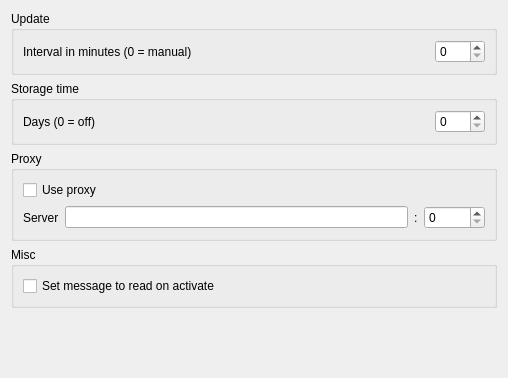
<?xml version="1.0" encoding="UTF-8"?>
<ui version="4.0">
 <class>FeedReaderConfig</class>
 <widget class="QWidget" name="FeedReaderConfig">
  <property name="geometry">
   <rect>
    <x>0</x>
    <y>0</y>
    <width>508</width>
    <height>378</height>
   </rect>
  </property>
  <property name="windowTitle">
   <string>Form</string>
  </property>
  <layout class="QVBoxLayout" name="verticalLayout">
   <item>
    <widget class="QGroupBox" name="updateGroupBox">
     <property name="title">
      <string>Update</string>
     </property>
     <layout class="QHBoxLayout" name="horizontalLayout">
      <item>
       <widget class="QLabel" name="updateIntervalLabel">
        <property name="text">
         <string>Interval in minutes (0 = manual)</string>
        </property>
       </widget>
      </item>
      <item>
       <widget class="QSpinBox" name="updateIntervalSpinBox">
        <property name="maximumSize">
         <size>
          <width>50</width>
          <height>16777215</height>
         </size>
        </property>
        <property name="maximum">
         <number>999999999</number>
        </property>
       </widget>
      </item>
     </layout>
    </widget>
   </item>
   <item>
    <widget class="QGroupBox" name="storageTimeGroupBox">
     <property name="title">
      <string>Storage time</string>
     </property>
     <layout class="QHBoxLayout" name="horizontalLayout_2">
      <item>
       <widget class="QLabel" name="storageTimeLabel">
        <property name="text">
         <string>Days (0 = off)</string>
        </property>
       </widget>
      </item>
      <item>
       <widget class="QSpinBox" name="storageTimeSpinBox">
        <property name="maximumSize">
         <size>
          <width>50</width>
          <height>16777215</height>
         </size>
        </property>
        <property name="maximum">
         <number>999999999</number>
        </property>
       </widget>
      </item>
     </layout>
    </widget>
   </item>
   <item>
    <widget class="QGroupBox" name="proxyGroupBox">
     <property name="title">
      <string>Proxy</string>
     </property>
     <layout class="QGridLayout" name="gridLayout">
      <item row="0" column="0" colspan="4">
       <widget class="QCheckBox" name="useProxyCheckBox">
        <property name="text">
         <string>Use proxy</string>
        </property>
       </widget>
      </item>
      <item row="1" column="0">
       <widget class="QLabel" name="serverLabel">
        <property name="text">
         <string>Server</string>
        </property>
       </widget>
      </item>
      <item row="1" column="1">
       <widget class="QLineEdit" name="proxyAddressLineEdit"/>
      </item>
      <item row="1" column="3">
       <widget class="QSpinBox" name="proxyPortSpinBox">
        <property name="maximum">
         <number>65535</number>
        </property>
       </widget>
      </item>
      <item row="1" column="2">
       <widget class="QLabel" name="potLabel">
        <property name="text">
         <string>:</string>
        </property>
       </widget>
      </item>
     </layout>
    </widget>
   </item>
   <item>
    <widget class="QGroupBox" name="miscGroupBox">
     <property name="title">
      <string>Misc</string>
     </property>
     <layout class="QGridLayout" name="gridLayout_2">
      <item row="0" column="0">
       <widget class="QCheckBox" name="setMsgToReadOnActivate">
        <property name="text">
         <string>Set message to read on activate</string>
        </property>
       </widget>
      </item>
     </layout>
    </widget>
   </item>
   <item>
    <spacer name="verticalSpacer">
     <property name="orientation">
      <enum>Qt::Vertical</enum>
     </property>
     <property name="sizeHint" stdset="0">
      <size>
       <width>20</width>
       <height>301</height>
      </size>
     </property>
    </spacer>
   </item>
  </layout>
 </widget>
 <resources/>
 <connections/>
</ui>
